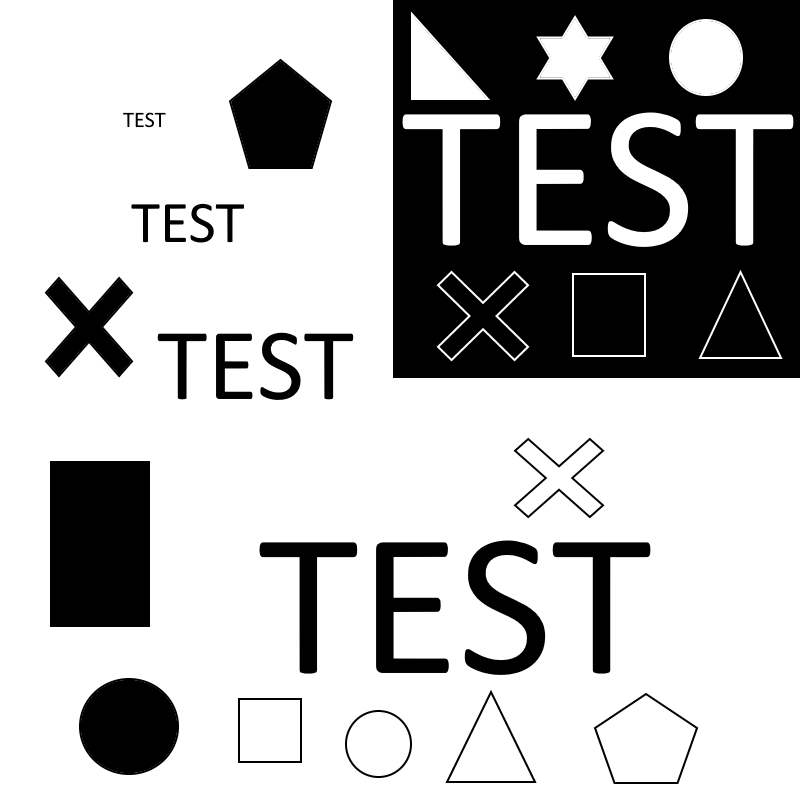
#> input picture 06_filter_beispiel/testbild.png, 800 x 800 px
$ jupyter execute filter_beispiel.ipynb
#> lines starting #> are read from the running program, lines starting #| are printed output that depends on the picture
<h1>Inhaltsverzeichnis<span class="tocSkip"></span></h1>
<div class="toc"><ul class="toc-item"><li><span><a href="#Ein-Bild-einladen" data-toc-modified-id="Ein-Bild-einladen-1"><span class="toc-item-num">1&nbsp;&nbsp;</span>Ein Bild einladen</a></span></li><li><span><a href="#Das-Bild-anzeigen" data-toc-modified-id="Das-Bild-anzeigen-2"><span class="toc-item-num">2&nbsp;&nbsp;</span>Das Bild anzeigen</a></span></li><li><span><a href="#Bild-in-Graustufenbild-umwandeln" data-toc-modified-id="Bild-in-Graustufenbild-umwandeln-3"><span class="toc-item-num">3&nbsp;&nbsp;</span>Bild in Graustufenbild umwandeln</a></span></li><li><span><a href="#Einen-Bildfilter-definieren" data-toc-modified-id="Einen-Bildfilter-definieren-4"><span class="toc-item-num">4&nbsp;&nbsp;</span>Einen Bildfilter definieren</a></span></li><li><span><a href="#Filter-auf-Bild-anwenden" data-toc-modified-id="Filter-auf-Bild-anwenden-5"><span class="toc-item-num">5&nbsp;&nbsp;</span>Filter auf Bild anwenden</a></span></li><li><span><a href="#Filterergebnis-visualisieren" data-toc-modified-id="Filterergebnis-visualisieren-6"><span class="toc-item-num">6&nbsp;&nbsp;</span>Filterergebnis visualisieren</a></span></li><li><span><a href="#Ignorieren-des-Vorzeichens-des-Filterergebnisses" data-toc-modified-id="Ignorieren-des-Vorzeichens-des-Filterergebnisses-7"><span class="toc-item-num">7&nbsp;&nbsp;</span>Ignorieren des Vorzeichens des Filterergebnisses</a></span></li></ul></div>

# Ein Bild einladen

[cell 1]
import cv2

[cell 2]
img = cv2.imread("testbild.png")
#> img is the input picture: shape (800, 800, 3); min 0, max 255, mean 181.2

[cell 3]
type(img)

[cell 4]
img.dtype

[cell 5]
img.ndim
#> Out = 3

[cell 6]
type(img)

[cell 7]
img.shape
#> Out = (800, 800, 3)

# Das Bild anzeigen

[cell 8]
import matplotlib.pyplot as plt

[cell 9]
fig = plt.figure(figsize=(20,10))
plt.imshow(img)
plt.show()

# Bild in Graustufenbild umwandeln

[cell 10]
gray = cv2.cvtColor(img, cv2.COLOR_BGR2GRAY)

[cell 11]
type(gray)

[cell 12]
gray.shape
#> Out = (800, 800)

[cell 13]
gray

[cell 14]
fig = plt.figure(figsize=(20,10))
plt.imshow(gray, cmap="gray")
plt.show()

[cell 15]
import numpy as np
gray_float = np.float32(gray)

[cell 16]
gray_float.dtype

[cell 17]
gray_float

# Einen Bildfilter definieren

[cell 18]
import numpy as np

[cell 19]
kernel = np.array([[-1.0, 0.0, 1.0],
                   [-1.0, 0.0, 1.0],
                   [-1.0, 0.0, 1.0]])

[cell 20]
kernel.shape

[cell 21]
kernel

[cell 22]
kernel.dtype

# Filter auf Bild anwenden

[cell 23]
M = cv2.filter2D(gray_float, -1, kernel)
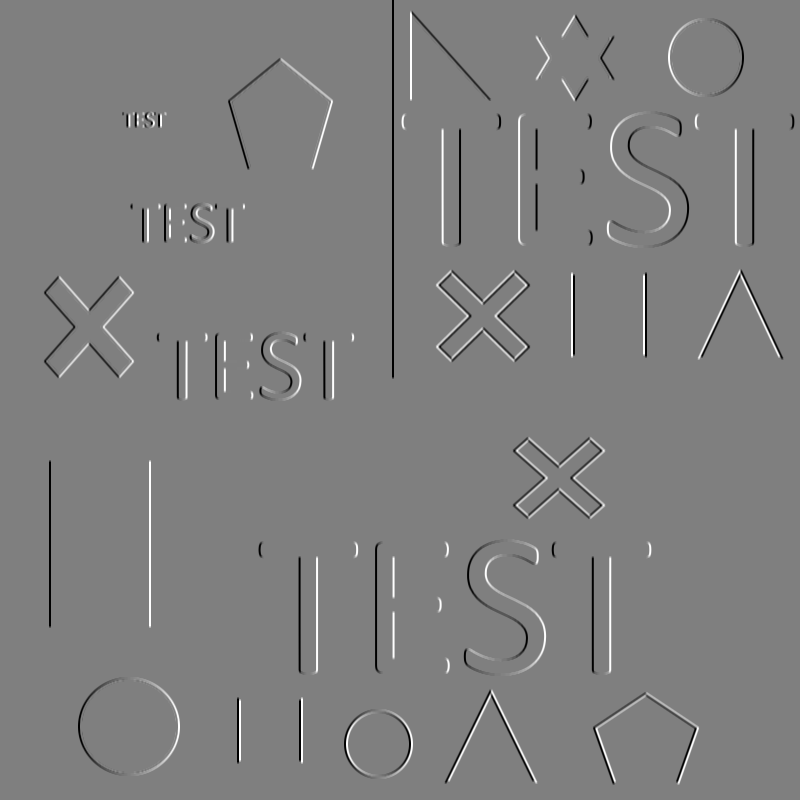
#> M: shape (800, 800) float32; min -765, max 765, mean -0.9; drawn with min black and max white

[cell 24]
M.shape
#> Out = (800, 800)

[cell 25]
M.min()
#> Out = -765

[cell 26]
M.max()
#> Out = 765

# Filterergebnis visualisieren

[cell 27]
plt.imshow(M)
plt.show()

[cell 28]
plt.imshow(M)
plt.colorbar()
plt.show()
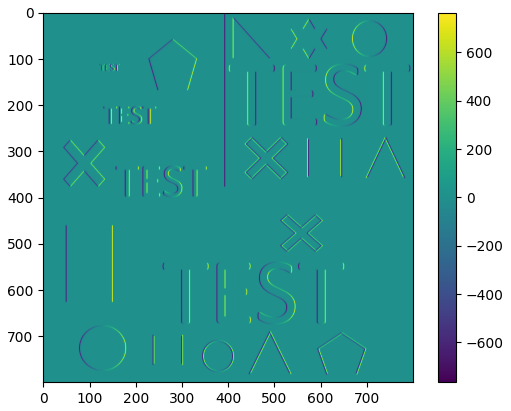
#> figure drawn by matplotlib, 2 panels

[cell 29]
fig = plt.figure(figsize=(20,10))
plt.imshow(M, cmap="gray") # Alternative Colormap: coolwarm
plt.colorbar()
plt.show()
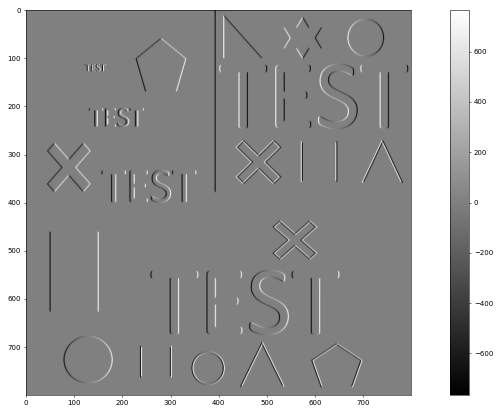
#> figure drawn by matplotlib, 2 panels

Für eine Liste der Colormaps siehe:

https://matplotlib.org/3.1.0/tutorials/colors/colormaps.html

[cell 30]
kernel

# Ignorieren des Vorzeichens des Filterergebnisses

Wenn uns nicht interessiert, ob es ein Wechsel von hell nach dunkel oder von dunkel nach hell war, können wir das Vorzeichen des Filterergebnisses auch "ignorieren":

[cell 31]
abs_M = abs(M)
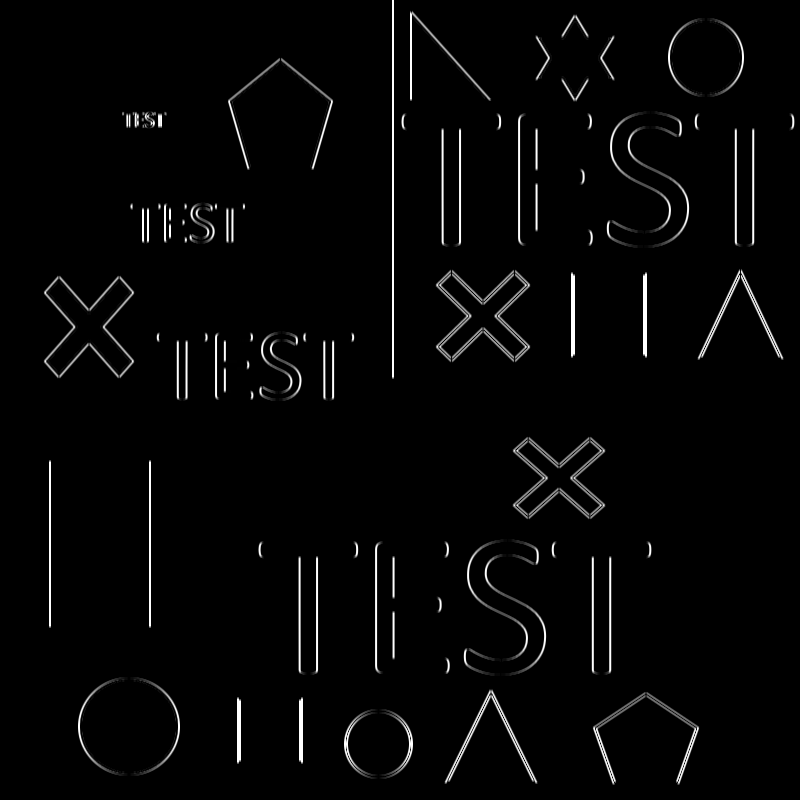
#> abs_M: shape (800, 800) float32; min 0, max 765, mean 18.3; drawn with min black and max white

[cell 32]
abs_M.min()
#> Out = 0

[cell 33]
abs_M.max()
#> Out = 765

[cell 34]
fig = plt.figure(figsize=(20,10))
plt.imshow(abs_M, cmap="gray")
plt.colorbar()
plt.show()
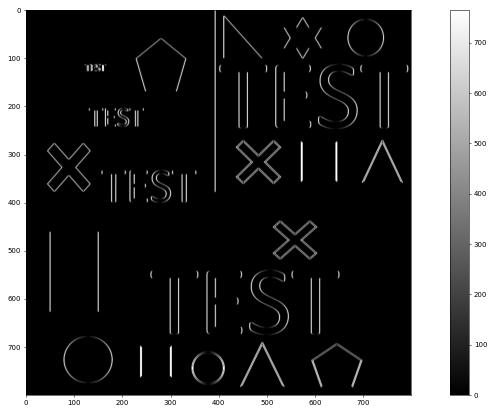
#> figure drawn by matplotlib, 2 panels
